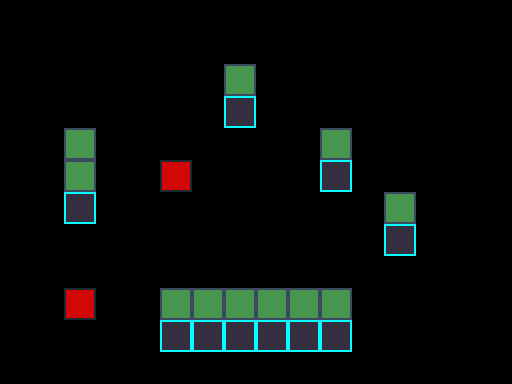

A 2D game scene composited from a Tiled map and its tileset images. What follows is a short description and the map's XML, with every tile layer's data as written:
An orthogonal 16x12 tile map with 32x32 px tiles, 1 tile layer (Tile Layer 1).

<map version="1.0" tiledversion="1.0.3" orientation="orthogonal" renderorder="right-down" width="16" height="12" tilewidth="32" tileheight="32" nextobjectid="1">
 <tileset firstgid="1" source="Tileset/Tileset.tsx" />
 <layer name="Tile Layer 1" width="16" height="12">
  <data encoding="csv">
0,0,0,0,0,0,0,0,0,0,0,0,0,0,0,0,
0,0,0,0,0,0,0,0,0,0,0,0,0,0,0,0,
0,0,0,0,0,0,0,1,0,0,0,0,0,0,0,0,
0,0,0,0,0,0,0,2,0,0,0,0,0,0,0,0,
0,0,1,0,0,0,0,0,0,0,1,0,0,0,0,0,
0,0,1,0,0,3,0,0,0,0,2,0,0,0,0,0,
0,0,2,0,0,0,0,0,0,0,0,0,1,0,0,0,
0,0,0,0,0,0,0,0,0,0,0,0,2,0,0,0,
0,0,0,0,0,0,0,0,0,0,0,0,0,0,0,0,
0,0,3,0,0,1,1,1,1,1,1,0,0,0,0,0,
0,0,0,0,0,2,2,2,2,2,2,0,0,0,0,0,
0,0,0,0,0,0,0,0,0,0,0,0,0,0,0,0
</data>
 </layer>
</map>
